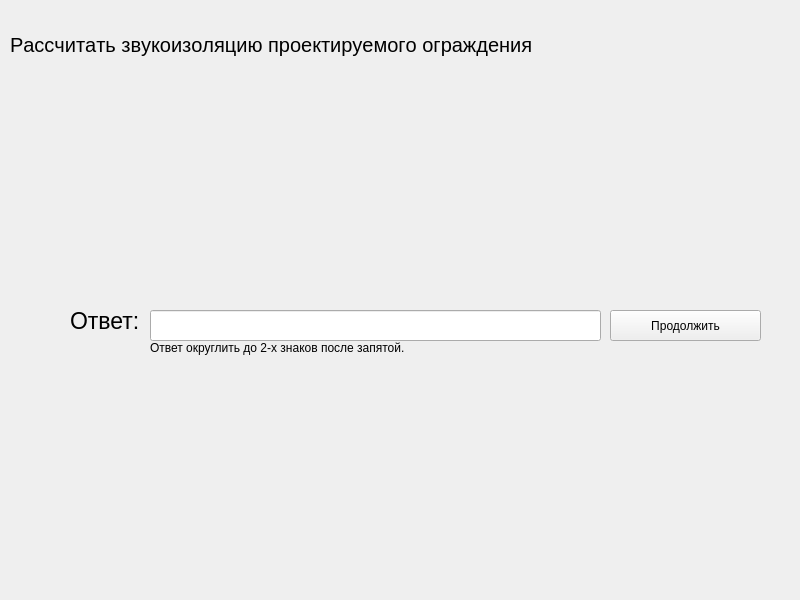
<?xml version="1.0" encoding="UTF-8"?>
<ui version="4.0">
 <class>MainWindow</class>
 <widget class="QMainWindow" name="MainWindow">
  <property name="geometry">
   <rect>
    <x>0</x>
    <y>0</y>
    <width>800</width>
    <height>600</height>
   </rect>
  </property>
  <property name="windowTitle">
   <string>Второе задание</string>
  </property>
  <widget class="QWidget" name="centralwidget">
   <widget class="QLabel" name="label_2">
    <property name="geometry">
     <rect>
      <x>70</x>
      <y>300</y>
      <width>101</width>
      <height>41</height>
     </rect>
    </property>
    <property name="font">
     <font>
      <pointsize>17</pointsize>
     </font>
    </property>
    <property name="text">
     <string>Ответ:</string>
    </property>
   </widget>
   <widget class="QLineEdit" name="lineEdit">
    <property name="geometry">
     <rect>
      <x>150</x>
      <y>310</y>
      <width>451</width>
      <height>31</height>
     </rect>
    </property>
    <property name="font">
     <font>
      <pointsize>15</pointsize>
     </font>
    </property>
   </widget>
   <widget class="QLabel" name="label">
    <property name="geometry">
     <rect>
      <x>200</x>
      <y>140</y>
      <width>371</width>
      <height>111</height>
     </rect>
    </property>
    <property name="text">
     <string/>
    </property>
    <property name="pixmap">
     <pixmap>../../image/secondTask/secondFormyla.png</pixmap>
    </property>
   </widget>
   <widget class="QPushButton" name="pushButton">
    <property name="geometry">
     <rect>
      <x>610</x>
      <y>310</y>
      <width>151</width>
      <height>31</height>
     </rect>
    </property>
    <property name="text">
     <string>Продолжить</string>
    </property>
   </widget>
   <widget class="QLabel" name="label_3">
    <property name="geometry">
     <rect>
      <x>10</x>
      <y>10</y>
      <width>761</width>
      <height>71</height>
     </rect>
    </property>
    <property name="sizeIncrement">
     <size>
      <width>0</width>
      <height>0</height>
     </size>
    </property>
    <property name="font">
     <font>
      <pointsize>15</pointsize>
      <bold>false</bold>
      <kerning>false</kerning>
     </font>
    </property>
    <property name="lineWidth">
     <number>0</number>
    </property>
    <property name="midLineWidth">
     <number>0</number>
    </property>
    <property name="text">
     <string>&lt;html&gt;&lt;head/&gt;&lt;body&gt;&lt;p&gt;Рассчитать звукоизоляцию проектируемого ограждения&lt;/p&gt;&lt;/body&gt;&lt;/html&gt;</string>
    </property>
    <property name="textFormat">
     <enum>Qt::AutoText</enum>
    </property>
    <property name="margin">
     <number>0</number>
    </property>
    <property name="indent">
     <number>-1</number>
    </property>
   </widget>
   <widget class="QLabel" name="label_10">
    <property name="geometry">
     <rect>
      <x>150</x>
      <y>340</y>
      <width>271</width>
      <height>16</height>
     </rect>
    </property>
    <property name="text">
     <string>Ответ округлить до 2-х знаков после запятой.</string>
    </property>
   </widget>
  </widget>
 </widget>
 <resources/>
 <connections/>
</ui>
